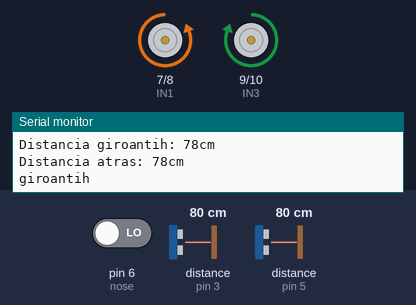
The sketch below on a simulated Arduino Uno, built with avr-gcc and run on an emulated ATmega328P. Parts: motor-driver pin pairs drawn as motors (green arrow = first pin HIGH = forward, orange = second pin HIGH = backward, longer = more drive), the last lines printed to the serial monitor. Wiring (inferred from the names in the program): 2 × ultrasonic range finder: trigger pin 2, echo pin 3 / trigger pin 4, echo pin 5. The inputs (shaded band) are chosen by the test bench; at power-on: distance to the obstacle (sensors on pin 3, pin 5) 80 cm, pin 6 (nose) LOW. The echo pulse lasts 58.3 µs per cm.

Above: at 1.8 s.
1.9 s: distance to the obstacle (sensor on pin 3) set to 64 cm
3.4 s: distance to the obstacle (sensor on pin 3) set to 56 cm
At 4.4 s:
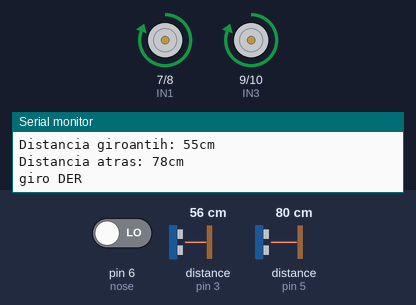
5.6 s: pin 6 (nose) driven HIGH
At 7.0 s:
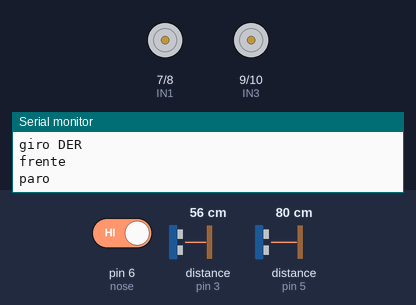
Timing chart, 0 to 8.6 s (numbered marks = the images above; inputs shaded):
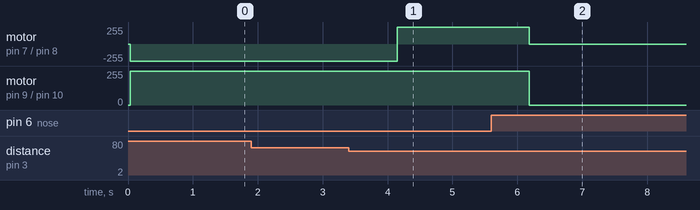

Measured:
- the behaviour switches between 62 and 61 cm on distance to the obstacle (sensor on pin 3) (found by bisection; images 0 and 1)
- after the input at 3.4 s, motor on pin 7 (IN1) / pin 8 (IN2): backward 255/255 → forward 255/255 after 0.75 s
- after the input at 5.6 s, motor on pin 7 (IN1) / pin 8 (IN2), motor on pin 9 (IN3) / pin 10 (IN4): forward 255/255 → stopped after 0.58 s

The sketch:

auto.ino
```cpp
#define Trigger1 2
#define Echo1 3
#define Trigger2 4
#define Echo2 5
#define IN1 7
#define IN2 8
#define IN3 9
#define IN4 10
#define nose 6


  long t1; //timepo que demora en llegar el eco
  long d1; //distancia en centimetros
 long t2; //timepo que demora en llegar el eco
  long d2; //distancia en centimetros
void setup() {
      Serial.begin(9600);
  pinMode (Trigger1, OUTPUT);
  pinMode (Echo1, INPUT);
  pinMode (Trigger2, OUTPUT);
  pinMode (Echo2, INPUT);
  pinMode(IN1, OUTPUT);
  pinMode(IN2, OUTPUT);
  pinMode(IN3, OUTPUT);
  pinMode(IN4, OUTPUT);
  pinMode (nose, INPUT);
}

void loop() {
        Serial.begin(9600);

  digitalWrite(Trigger1, HIGH);
  delayMicroseconds(10);          //Enviamos un pulso de 10us
  digitalWrite(Trigger1, LOW);

  t1 = pulseIn(Echo1, HIGH); //obtenemos el ancho del pulso
  d1 = t1/59;             //escalamos el tiempo a una distancia en cm

  Serial.print("Distancia giroantih: ");
  Serial.print(d1);      //Enviamos serialmente el valor de la distancia
  Serial.print("cm");
  Serial.println();
  delay(10);
  // ///////////////////////////////


  digitalWrite(Trigger2, HIGH);
  delayMicroseconds(10);          //Enviamos un pulso de 10us
  digitalWrite(Trigger2, LOW);

  t2 = pulseIn(Echo2, HIGH); //obtenemos el ancho del pulso
  d2 = t2/59;             //escalamos el tiempo a una distancia en cm

  Serial.print("Distancia atras: ");
  Serial.print(d2);      //Enviamos serialmente el valor de la distancia
  Serial.print("cm");
  Serial.println();
  delay(10);

  if (d1<60){
    enfrente (1000);
Serial.println("frente");
  }

  else if (d2<60){
    atras (1000);
    Serial.println("atras");

  }

  else {
      giroantih(1000);
      Serial.println("giro");

    }
  if (digitalRead(nose) ){
    // giroantih(3000);
    // enfrente(3000);
    Paro(10000);
    Serial.println("fuera");

  }
}
void Paro(int tiempo){
  digitalWrite(IN1, LOW);
  digitalWrite(IN2, LOW);
  digitalWrite(IN3, LOW);
  digitalWrite(IN4, LOW);
  Serial.println("paro");
  delay(tiempo);
}
void enfrente(int tiempo){
    digitalWrite(IN1, HIGH);
    digitalWrite(IN2, LOW);
    digitalWrite(IN3, HIGH);
    digitalWrite(IN4, LOW);
    Serial.println("giro DER");
    delay(tiempo);
}
void giroantih(int tiempo){
    digitalWrite(IN1, LOW);
    digitalWrite(IN2, HIGH);
    digitalWrite(IN3, HIGH);
    digitalWrite(IN4, LOW);
    Serial.println("giroantih");
    delay(tiempo);
}
  void atras(int tiempo){
    digitalWrite(IN1, LOW);
    digitalWrite(IN2, HIGH);
    digitalWrite(IN3, LOW);
    digitalWrite(IN4, HIGH);
    Serial.println("giroantih");
    delay(tiempo);

}
```
